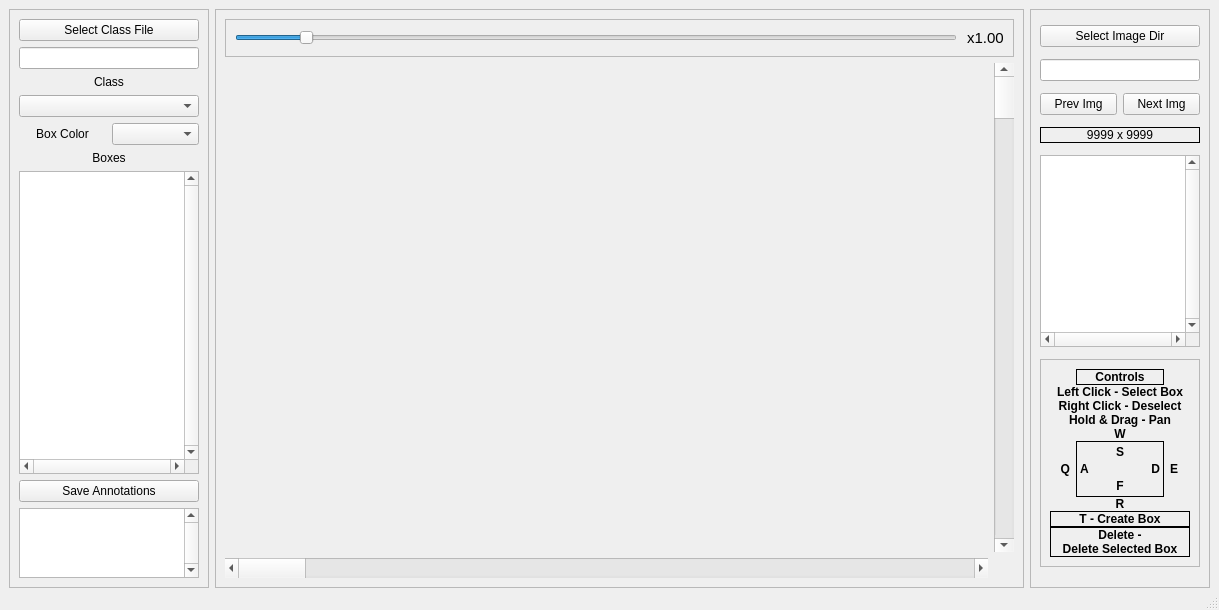
<?xml version="1.0" encoding="UTF-8"?>
<ui version="4.0">
 <class>MainWindow</class>
 <widget class="QMainWindow" name="MainWindow">
  <property name="geometry">
   <rect>
    <x>0</x>
    <y>0</y>
    <width>1219</width>
    <height>610</height>
   </rect>
  </property>
  <property name="windowTitle">
   <string>MainWindow</string>
  </property>
  <widget class="QWidget" name="centralwidget">
   <layout class="QHBoxLayout" name="horizontalLayout">
    <property name="bottomMargin">
     <number>0</number>
    </property>
    <item>
     <widget class="QFrame" name="frme_left_frame">
      <property name="sizePolicy">
       <sizepolicy hsizetype="Minimum" vsizetype="Preferred">
        <horstretch>0</horstretch>
        <verstretch>0</verstretch>
       </sizepolicy>
      </property>
      <property name="maximumSize">
       <size>
        <width>200</width>
        <height>16777215</height>
       </size>
      </property>
      <property name="frameShape">
       <enum>QFrame::StyledPanel</enum>
      </property>
      <property name="frameShadow">
       <enum>QFrame::Plain</enum>
      </property>
      <layout class="QGridLayout" name="gridLayout_5">
       <item row="5" column="1">
        <widget class="QComboBox" name="cbox_box_color"/>
       </item>
       <item row="5" column="0">
        <widget class="QLabel" name="_lbl_box_color">
         <property name="sizePolicy">
          <sizepolicy hsizetype="Preferred" vsizetype="Maximum">
           <horstretch>0</horstretch>
           <verstretch>0</verstretch>
          </sizepolicy>
         </property>
         <property name="text">
          <string>Box Color</string>
         </property>
         <property name="alignment">
          <set>Qt::AlignCenter</set>
         </property>
        </widget>
       </item>
       <item row="3" column="0" colspan="2">
        <widget class="QComboBox" name="cbox_class"/>
       </item>
       <item row="2" column="0" colspan="2">
        <widget class="QLabel" name="_lbl_class">
         <property name="sizePolicy">
          <sizepolicy hsizetype="Preferred" vsizetype="Maximum">
           <horstretch>0</horstretch>
           <verstretch>0</verstretch>
          </sizepolicy>
         </property>
         <property name="text">
          <string>Class</string>
         </property>
         <property name="alignment">
          <set>Qt::AlignCenter</set>
         </property>
        </widget>
       </item>
       <item row="1" column="0" colspan="2">
        <widget class="QLineEdit" name="ledit_class_file"/>
       </item>
       <item row="0" column="0" colspan="2">
        <widget class="QPushButton" name="btn_select_class_file">
         <property name="text">
          <string>Select Class File</string>
         </property>
        </widget>
       </item>
       <item row="7" column="0" colspan="2">
        <widget class="QListWidget" name="lstw_bboxes">
         <property name="verticalScrollBarPolicy">
          <enum>Qt::ScrollBarAlwaysOn</enum>
         </property>
         <property name="horizontalScrollBarPolicy">
          <enum>Qt::ScrollBarAlwaysOn</enum>
         </property>
        </widget>
       </item>
       <item row="8" column="0" colspan="2">
        <widget class="QPushButton" name="btn_save">
         <property name="text">
          <string>Save Annotations</string>
         </property>
        </widget>
       </item>
       <item row="9" column="0" colspan="2">
        <widget class="QPlainTextEdit" name="ptxt_console">
         <property name="maximumSize">
          <size>
           <width>16777215</width>
           <height>70</height>
          </size>
         </property>
         <property name="verticalScrollBarPolicy">
          <enum>Qt::ScrollBarAlwaysOn</enum>
         </property>
        </widget>
       </item>
       <item row="6" column="0" colspan="2">
        <widget class="QLabel" name="_lbl_boxes">
         <property name="text">
          <string>Boxes</string>
         </property>
         <property name="alignment">
          <set>Qt::AlignCenter</set>
         </property>
        </widget>
       </item>
      </layout>
     </widget>
    </item>
    <item>
     <widget class="QFrame" name="frme_display">
      <property name="sizePolicy">
       <sizepolicy hsizetype="Expanding" vsizetype="Preferred">
        <horstretch>0</horstretch>
        <verstretch>0</verstretch>
       </sizepolicy>
      </property>
      <property name="focusPolicy">
       <enum>Qt::StrongFocus</enum>
      </property>
      <property name="frameShape">
       <enum>QFrame::StyledPanel</enum>
      </property>
      <property name="frameShadow">
       <enum>QFrame::Plain</enum>
      </property>
      <layout class="QGridLayout" name="gridLayout">
       <item row="2" column="0">
        <widget class="QScrollBar" name="hsb_display">
         <property name="sizePolicy">
          <sizepolicy hsizetype="Expanding" vsizetype="Fixed">
           <horstretch>0</horstretch>
           <verstretch>0</verstretch>
          </sizepolicy>
         </property>
         <property name="minimumSize">
          <size>
           <width>0</width>
           <height>20</height>
          </size>
         </property>
         <property name="maximum">
          <number>100</number>
         </property>
         <property name="orientation">
          <enum>Qt::Horizontal</enum>
         </property>
        </widget>
       </item>
       <item row="1" column="1">
        <widget class="QScrollBar" name="vsb_display">
         <property name="sizePolicy">
          <sizepolicy hsizetype="Fixed" vsizetype="Expanding">
           <horstretch>0</horstretch>
           <verstretch>0</verstretch>
          </sizepolicy>
         </property>
         <property name="minimumSize">
          <size>
           <width>20</width>
           <height>0</height>
          </size>
         </property>
         <property name="maximum">
          <number>100</number>
         </property>
         <property name="tracking">
          <bool>true</bool>
         </property>
         <property name="orientation">
          <enum>Qt::Vertical</enum>
         </property>
        </widget>
       </item>
       <item row="1" column="0">
        <widget class="QLabel" name="lbl_display">
         <property name="sizePolicy">
          <sizepolicy hsizetype="Minimum" vsizetype="Minimum">
           <horstretch>0</horstretch>
           <verstretch>0</verstretch>
          </sizepolicy>
         </property>
         <property name="mouseTracking">
          <bool>true</bool>
         </property>
         <property name="focusPolicy">
          <enum>Qt::StrongFocus</enum>
         </property>
         <property name="frameShape">
          <enum>QFrame::NoFrame</enum>
         </property>
         <property name="text">
          <string/>
         </property>
         <property name="pixmap">
          <pixmap>../OneDrive/Desktop/dev/T.jpg</pixmap>
         </property>
         <property name="scaledContents">
          <bool>false</bool>
         </property>
         <property name="alignment">
          <set>Qt::AlignLeading|Qt::AlignLeft|Qt::AlignTop</set>
         </property>
        </widget>
       </item>
       <item row="0" column="0" colspan="2">
        <widget class="QFrame" name="frme_scale">
         <property name="frameShape">
          <enum>QFrame::StyledPanel</enum>
         </property>
         <property name="frameShadow">
          <enum>QFrame::Plain</enum>
         </property>
         <layout class="QHBoxLayout" name="horizontalLayout_2">
          <item>
           <widget class="QSlider" name="hsldr_scale">
            <property name="minimum">
             <number>10</number>
            </property>
            <property name="maximum">
             <number>1000</number>
            </property>
            <property name="value">
             <number>100</number>
            </property>
            <property name="tracking">
             <bool>true</bool>
            </property>
            <property name="orientation">
             <enum>Qt::Horizontal</enum>
            </property>
           </widget>
          </item>
          <item>
           <widget class="QLabel" name="lbl_scale">
            <property name="font">
             <font>
              <pointsize>11</pointsize>
             </font>
            </property>
            <property name="frameShape">
             <enum>QFrame::NoFrame</enum>
            </property>
            <property name="text">
             <string> x1.00</string>
            </property>
           </widget>
          </item>
         </layout>
        </widget>
       </item>
      </layout>
     </widget>
    </item>
    <item>
     <widget class="QFrame" name="frme_right_frame">
      <property name="sizePolicy">
       <sizepolicy hsizetype="Minimum" vsizetype="Preferred">
        <horstretch>0</horstretch>
        <verstretch>0</verstretch>
       </sizepolicy>
      </property>
      <property name="maximumSize">
       <size>
        <width>180</width>
        <height>16777215</height>
       </size>
      </property>
      <property name="frameShape">
       <enum>QFrame::StyledPanel</enum>
      </property>
      <property name="frameShadow">
       <enum>QFrame::Plain</enum>
      </property>
      <layout class="QGridLayout" name="gridLayout_2">
       <item row="3" column="0" colspan="2">
        <widget class="QLabel" name="lbl_resolution">
         <property name="sizePolicy">
          <sizepolicy hsizetype="Preferred" vsizetype="Maximum">
           <horstretch>0</horstretch>
           <verstretch>0</verstretch>
          </sizepolicy>
         </property>
         <property name="frameShape">
          <enum>QFrame::Box</enum>
         </property>
         <property name="text">
          <string>9999 x 9999</string>
         </property>
         <property name="alignment">
          <set>Qt::AlignCenter</set>
         </property>
        </widget>
       </item>
       <item row="1" column="0" colspan="2">
        <widget class="QLineEdit" name="ledit_image_dir">
         <property name="readOnly">
          <bool>true</bool>
         </property>
        </widget>
       </item>
       <item row="2" column="0">
        <widget class="QPushButton" name="btn_prev_file">
         <property name="text">
          <string>Prev Img</string>
         </property>
        </widget>
       </item>
       <item row="0" column="0" colspan="2">
        <widget class="QPushButton" name="btn_select_image_dir">
         <property name="text">
          <string>Select Image Dir</string>
         </property>
        </widget>
       </item>
       <item row="2" column="1">
        <widget class="QPushButton" name="btn_next_file">
         <property name="text">
          <string>Next Img</string>
         </property>
        </widget>
       </item>
       <item row="4" column="0" colspan="2">
        <widget class="QListWidget" name="lstw_files">
         <property name="sizePolicy">
          <sizepolicy hsizetype="Expanding" vsizetype="Maximum">
           <horstretch>0</horstretch>
           <verstretch>0</verstretch>
          </sizepolicy>
         </property>
         <property name="verticalScrollBarPolicy">
          <enum>Qt::ScrollBarAlwaysOn</enum>
         </property>
         <property name="horizontalScrollBarPolicy">
          <enum>Qt::ScrollBarAlwaysOn</enum>
         </property>
        </widget>
       </item>
       <item row="5" column="0" colspan="2">
        <widget class="QFrame" name="frme_controls">
         <property name="sizePolicy">
          <sizepolicy hsizetype="Minimum" vsizetype="Maximum">
           <horstretch>0</horstretch>
           <verstretch>0</verstretch>
          </sizepolicy>
         </property>
         <property name="font">
          <font>
           <bold>true</bold>
          </font>
         </property>
         <property name="frameShape">
          <enum>QFrame::StyledPanel</enum>
         </property>
         <property name="frameShadow">
          <enum>QFrame::Plain</enum>
         </property>
         <layout class="QGridLayout" name="gridLayout_3">
          <property name="verticalSpacing">
           <number>0</number>
          </property>
          <item row="6" column="0" colspan="3">
           <widget class="QLabel" name="_lbl_create_box_key">
            <property name="frameShape">
             <enum>QFrame::Box</enum>
            </property>
            <property name="text">
             <string>T - Create Box</string>
            </property>
            <property name="alignment">
             <set>Qt::AlignCenter</set>
            </property>
           </widget>
          </item>
          <item row="3" column="1">
           <widget class="QLabel" name="label">
            <property name="font">
             <font>
              <bold>true</bold>
             </font>
            </property>
            <property name="text">
             <string>W</string>
            </property>
            <property name="alignment">
             <set>Qt::AlignCenter</set>
            </property>
           </widget>
          </item>
          <item row="7" column="0" colspan="3">
           <widget class="QLabel" name="_lbl_controls_delete">
            <property name="frameShape">
             <enum>QFrame::Box</enum>
            </property>
            <property name="text">
             <string>Delete -
Delete Selected Box</string>
            </property>
            <property name="alignment">
             <set>Qt::AlignCenter</set>
            </property>
            <property name="wordWrap">
             <bool>true</bool>
            </property>
           </widget>
          </item>
          <item row="4" column="2">
           <widget class="QLabel" name="label_3">
            <property name="sizePolicy">
             <sizepolicy hsizetype="Minimum" vsizetype="Preferred">
              <horstretch>0</horstretch>
              <verstretch>0</verstretch>
             </sizepolicy>
            </property>
            <property name="minimumSize">
             <size>
              <width>20</width>
              <height>0</height>
             </size>
            </property>
            <property name="text">
             <string>E</string>
            </property>
           </widget>
          </item>
          <item row="4" column="1">
           <widget class="QFrame" name="frame">
            <property name="sizePolicy">
             <sizepolicy hsizetype="Expanding" vsizetype="Expanding">
              <horstretch>0</horstretch>
              <verstretch>0</verstretch>
             </sizepolicy>
            </property>
            <property name="frameShape">
             <enum>QFrame::Box</enum>
            </property>
            <property name="frameShadow">
             <enum>QFrame::Plain</enum>
            </property>
            <layout class="QGridLayout" name="gridLayout_4">
             <property name="leftMargin">
              <number>3</number>
             </property>
             <property name="topMargin">
              <number>3</number>
             </property>
             <property name="rightMargin">
              <number>3</number>
             </property>
             <property name="bottomMargin">
              <number>3</number>
             </property>
             <property name="spacing">
              <number>3</number>
             </property>
             <item row="1" column="0">
              <widget class="QLabel" name="label_5">
               <property name="sizePolicy">
                <sizepolicy hsizetype="Maximum" vsizetype="Maximum">
                 <horstretch>0</horstretch>
                 <verstretch>0</verstretch>
                </sizepolicy>
               </property>
               <property name="font">
                <font>
                 <bold>true</bold>
                </font>
               </property>
               <property name="text">
                <string>A</string>
               </property>
              </widget>
             </item>
             <item row="1" column="1">
              <widget class="QLabel" name="label_6">
               <property name="font">
                <font>
                 <bold>true</bold>
                </font>
               </property>
               <property name="text">
                <string>D</string>
               </property>
               <property name="alignment">
                <set>Qt::AlignRight|Qt::AlignTrailing|Qt::AlignVCenter</set>
               </property>
              </widget>
             </item>
             <item row="0" column="0" colspan="2">
              <widget class="QLabel" name="label_7">
               <property name="font">
                <font>
                 <bold>true</bold>
                </font>
               </property>
               <property name="text">
                <string>S</string>
               </property>
               <property name="alignment">
                <set>Qt::AlignCenter</set>
               </property>
              </widget>
             </item>
             <item row="2" column="0" colspan="2">
              <widget class="QLabel" name="label_8">
               <property name="font">
                <font>
                 <bold>true</bold>
                </font>
               </property>
               <property name="text">
                <string>F</string>
               </property>
               <property name="alignment">
                <set>Qt::AlignCenter</set>
               </property>
              </widget>
             </item>
            </layout>
           </widget>
          </item>
          <item row="4" column="0">
           <widget class="QLabel" name="label_2">
            <property name="sizePolicy">
             <sizepolicy hsizetype="Minimum" vsizetype="Preferred">
              <horstretch>0</horstretch>
              <verstretch>0</verstretch>
             </sizepolicy>
            </property>
            <property name="minimumSize">
             <size>
              <width>20</width>
              <height>0</height>
             </size>
            </property>
            <property name="font">
             <font>
              <bold>true</bold>
             </font>
            </property>
            <property name="text">
             <string>Q</string>
            </property>
            <property name="alignment">
             <set>Qt::AlignRight|Qt::AlignTrailing|Qt::AlignVCenter</set>
            </property>
           </widget>
          </item>
          <item row="5" column="1">
           <widget class="QLabel" name="label_4">
            <property name="text">
             <string>R</string>
            </property>
            <property name="alignment">
             <set>Qt::AlignCenter</set>
            </property>
           </widget>
          </item>
          <item row="0" column="1">
           <widget class="QLabel" name="_lbl_controls">
            <property name="sizePolicy">
             <sizepolicy hsizetype="Preferred" vsizetype="Maximum">
              <horstretch>0</horstretch>
              <verstretch>0</verstretch>
             </sizepolicy>
            </property>
            <property name="frameShape">
             <enum>QFrame::Box</enum>
            </property>
            <property name="text">
             <string>Controls</string>
            </property>
            <property name="alignment">
             <set>Qt::AlignCenter</set>
            </property>
           </widget>
          </item>
          <item row="1" column="0" colspan="3">
           <widget class="QLabel" name="label_9">
            <property name="text">
             <string>Left Click - Select Box</string>
            </property>
            <property name="alignment">
             <set>Qt::AlignCenter</set>
            </property>
           </widget>
          </item>
          <item row="2" column="0" colspan="3">
           <widget class="QLabel" name="label_10">
            <property name="text">
             <string>Right Click - Deselect
Hold &amp; Drag - Pan</string>
            </property>
            <property name="alignment">
             <set>Qt::AlignCenter</set>
            </property>
           </widget>
          </item>
         </layout>
        </widget>
       </item>
      </layout>
     </widget>
    </item>
   </layout>
  </widget>
  <widget class="QStatusBar" name="statusbar"/>
 </widget>
 <resources/>
 <connections/>
</ui>
